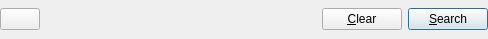
<?xml version="1.0" encoding="UTF-8"?>
<ui version="4.0">
 <class>SearchFormWidget</class>
 <widget class="QWidget" name="SearchFormWidget">
  <property name="geometry">
   <rect>
    <x>0</x>
    <y>0</y>
    <width>488</width>
    <height>39</height>
   </rect>
  </property>
  <property name="windowTitle">
   <string>Form</string>
  </property>
  <layout class="QHBoxLayout">
   <property name="spacing">
    <number>-1</number>
   </property>
   <property name="margin">
    <number>0</number>
   </property>
   <item>
    <layout class="QVBoxLayout">
     <item>
      <spacer>
       <property name="orientation">
        <enum>Qt::Vertical</enum>
       </property>
       <property name="sizeType">
        <enum>QSizePolicy::Preferred</enum>
       </property>
       <property name="sizeHint" stdset="0">
        <size>
         <width>20</width>
         <height>0</height>
        </size>
       </property>
      </spacer>
     </item>
     <item>
      <widget class="QPushButton" name="pushExpander">
       <property name="icon">
        <iconset resource="common.qrc">
         <normaloff>:/images/up.png</normaloff>:/images/up.png</iconset>
       </property>
      </widget>
     </item>
    </layout>
   </item>
   <item>
    <widget class="SearchFormContainer" name="uiContainer" native="true">
     <property name="sizePolicy">
      <sizepolicy hsizetype="Expanding" vsizetype="Preferred">
       <horstretch>0</horstretch>
       <verstretch>0</verstretch>
      </sizepolicy>
     </property>
    </widget>
   </item>
   <item>
    <layout class="QVBoxLayout">
     <item>
      <spacer>
       <property name="orientation">
        <enum>Qt::Vertical</enum>
       </property>
       <property name="sizeType">
        <enum>QSizePolicy::Preferred</enum>
       </property>
       <property name="sizeHint" stdset="0">
        <size>
         <width>20</width>
         <height>0</height>
        </size>
       </property>
      </spacer>
     </item>
     <item>
      <layout class="QHBoxLayout">
       <item>
        <widget class="QPushButton" name="pushClear">
         <property name="text">
          <string>&amp;Clear</string>
         </property>
         <property name="icon">
          <iconset resource="common.qrc">
           <normaloff>:/images/close.png</normaloff>:/images/close.png</iconset>
         </property>
        </widget>
       </item>
       <item>
        <widget class="QPushButton" name="pushSearch">
         <property name="text">
          <string>&amp;Search</string>
         </property>
         <property name="icon">
          <iconset resource="common.qrc">
           <normaloff>:/images/find.png</normaloff>:/images/find.png</iconset>
         </property>
         <property name="autoDefault">
          <bool>true</bool>
         </property>
         <property name="default">
          <bool>true</bool>
         </property>
        </widget>
       </item>
      </layout>
     </item>
    </layout>
   </item>
  </layout>
 </widget>
 <customwidgets>
  <customwidget>
   <class>SearchFormContainer</class>
   <extends>QWidget</extends>
   <header>Koo.Search.SearchFormWidget</header>
   <container>1</container>
  </customwidget>
 </customwidgets>
 <resources>
  <include location="common.qrc"/>
 </resources>
 <connections/>
</ui>
